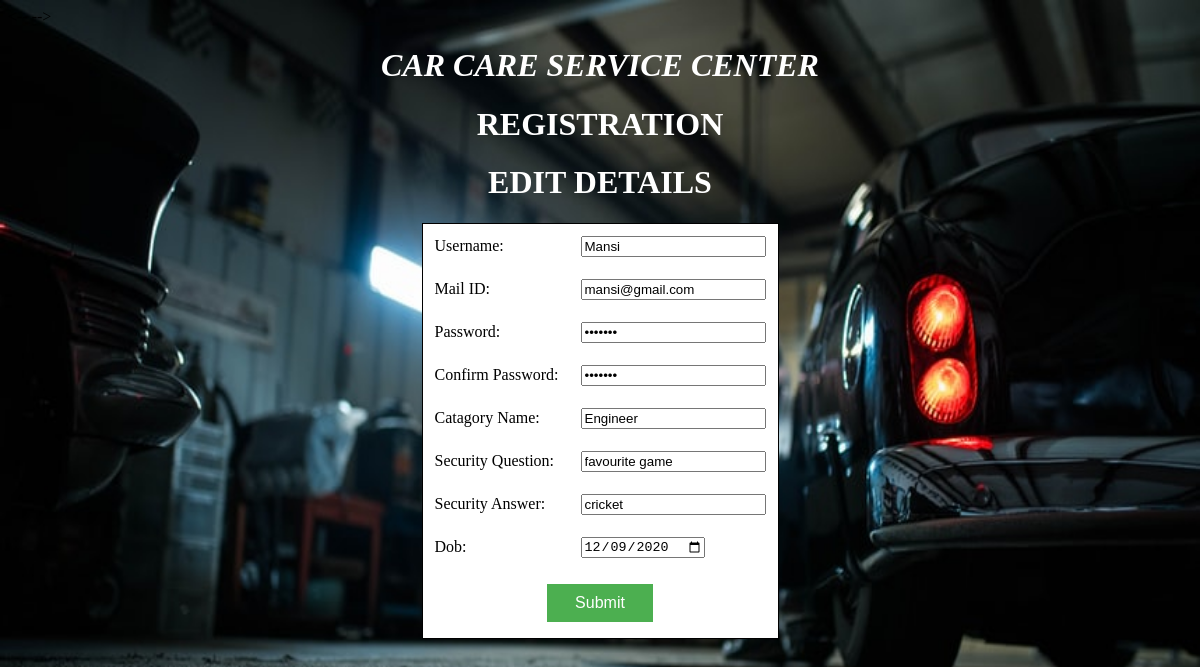
Screenshot of /RegistrationEditDetails.php?Username=Mansi with the database file from the repository.
### tables this page shows
CREATE TABLE IF NOT EXISTS `registration` (
  `Usertype` text NOT NULL,
  `Username` text NOT NULL,
  `MailId` text NOT NULL,
  `Password` text NOT NULL,
  `ConfirmPassword` text NOT NULL,
  `CatagoryName` text NOT NULL,
  `SecurityQuestion` varchar(100) NOT NULL,
  `SecurityAnswer` varchar(100) NOT NULL,
  `Dob` date NOT NULL
);

### RegistrationEditDetails.php (the view, shortened to what this page needs)
<!DOCTYPE HTML>
<html>
<head>
  -->
</head>
<body bgcolor="">
<center>
<marquee><h1 class="impact"style="color:white;"><b><i>CAR CARE SERVICE CENTER</i></b></h1></marquee>
<h1 class="impact" style="color:white;"><b>REGISTRATION</b></h1>
<h1 class="impact" style="color:white;"><b>EDIT DETAILS</b></h1>
<table align="center" cellpadding="10" bgcolor="white" style="border:1px solid black" bordercolor="#D7DF01">
<?php
$Username=$_REQUEST['Username'];
$con=mysql_connect("localhost","root","");
$sql="select * from registration where Username='$Username'";
$result=mysql_query($sql,$con);
while($row=mysql_fetch_array($result))
{
    $D1=$row['Username'];
    $D2=$row['MailId'];
    $D3=$row['Password'];
    $D4=$row['ConfirmPassword'];
    $D5=$row['CatagoryName'];
    $D6=$row['SecurityQuestion'];
    $D7=$row['SecurityAnswer'];
    $D8=$row['Dob'];
}
?>
<form method="Post" action="RegistrationUpdate.php">
<tr>
<td>Username:</td>
<td><input type="text" name="D1" value="<?php echo $D1;?>"/></td>
</tr>
<tr>
<td>Mail ID:</td>
<td><input type="text" name="D2" value="<?php echo $D2;?>"/></td>
</tr>
<tr>
<td>Password:</td>
<td><input type="password" name="D3" value="<?php echo $D3;?>"/></td>
</tr>
<tr>
<td>Confirm Password:</td>
<td><input type="password" name="D4" value="<?php echo $D4;?>"/></td>
</tr>
<tr>
<td>Catagory Name:</td>
<td><input type="text" name="D5" value="<?php echo $D5;?>"/></td>
</tr>
<tr>
<td>Security Question:</td>
<td><input type="text" name="D6" value="<?php echo $D6;?>"/></td>
</tr>
<tr>
<td>Security Answer:</td>
<td><input type="text" name="D7" value="<?php echo $D7;?>"/></td>
</tr>
<tr>
<td>Dob:</td>
<td><input type="Date" name="D8" value="<?php echo $D8;?>"/></td>
</tr>
<tr>
<td colspan="2"align="center">
<input class="button" type="submit" name="Submit" value="Submit"/></td>
</tr>
	</table>
</center>
</body>
</html>

### RegistrationEditDetails.php (style rules this page uses)
.button { background-color: #4CAF50; border: none; color: white; padding: 10px 28px; text-align: center; text-decoration: none; display: inline-block; font-size: 16px; margin: 4px 2px; cursor: pointer; }
body { background-image: url('bg1.jpg'); background-repeat: no-repeat; background-attachment: fixed; background-size: 100% 100%; }

### rows the page displays
registration: D1 "Mansi", D2 "mansi@gmail.com", D5 "Engineer", D6 "favourite game", D7 "cricket", D8 "12/09/2020"
